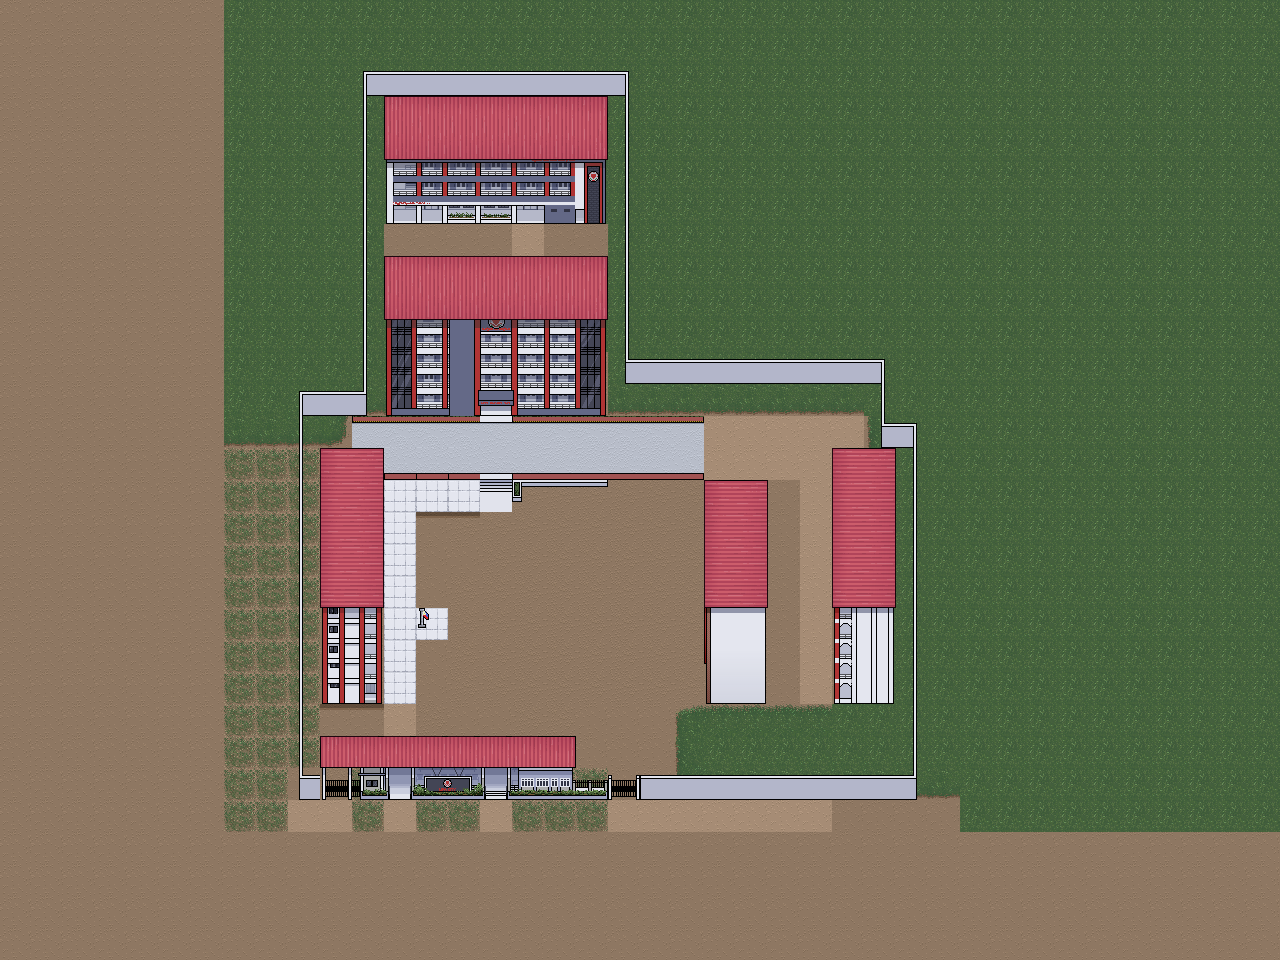

Below is a game level as drawn by its tile map, then a one-line description and the .tmx that defines it (tile-layer data replaced by summaries):
An orthogonal 40x30 tile map with 32x32 px tiles, 4 tile layers (WaALLLL, ground, buildings, roof), 2 tilesets and 70 objects (d2, d1, d3, d4, d5, ...).

<map version="1.10" tiledversion="1.11.2" orientation="orthogonal" renderorder="right-down" width="40" height="30" tilewidth="32" tileheight="32" infinite="0" nextlayerid="17" nextobjectid="117">
 <tileset firstgid="1" source="map.tsx" />
 <tileset firstgid="129" source="hallway.tsx" />
 <layer id="14" name="WaALLLL" width="40" height="30">
  <data>[1200 cells, 1200 non-empty, 2 distinct tile ids]</data>
 </layer>
 <layer id="1" name="ground" width="40" height="30">
  <data>[1200 cells, 545 non-empty, 23 distinct tile ids]</data>
 </layer>
 <layer id="2" name="buildings" width="40" height="30">
  <data>[1200 cells, 142 non-empty, 73 distinct tile ids]</data>
 </layer>
 <layer id="3" name="roof" width="40" height="30">
  <data>[1200 cells, 64 non-empty, 15 distinct tile ids]</data>
 </layer>
 <objectgroup id="4" name="Collisions">
  <object id="3" x="323" y="608.667" width="51.9471" height="63.369" />
  <object id="4" x="323.667" y="655" width="27.6667" height="42.8945" />
  <object id="6" x="383.697" y="477.191" width="95.5852" height="1.92965" />
  <object id="7" x="419.591" y="515.176" width="53.7294" height="5.07796" />
  <object id="8" x="419.188" y="515.265" width="4.48055" height="88.7705" />
  <object id="9" x="419.218" y="599.556" width="35.1422" height="5.37667" />
  <object id="10" x="450.91" y="600.317" width="3.58444" height="45.7983" />
  <object id="11" x="419.218" y="642.244" width="32.7506" height="4.18185" />
  <object id="12" x="419.394" y="643.425" width="4.18185" height="49.9125" />
  <object id="13" x="327.601" y="741.953" width="143.409" height="14.4696" />
  <object id="14" x="519.001" y="741.612" width="49.3563" height="12.5657" />
  <object id="15" x="554.268" y="749.74" width="14.0888" height="43.2507" />
  <object id="18" x="559.104" y="785.207" width="369.071" height="8.14703" />
  <object id="19" x="531.358" y="762.747" width="28.7928" height="30.6068" />
  <object id="20" x="428.751" y="749.371" width="38.7394" height="44.498" />
  <object id="21" x="326.947" y="746.754" width="103.374" height="47.1155" />
  <object id="22" x="294.51" y="787.587" width="46.7212" height="5.75856" />
  <object id="23" x="293.618" y="391.95" width="2.18882" height="405.717" />
  <object id="24" x="263.081" y="351.35" width="95.8015" height="57.0621" />
  <object id="25" x="345.698" y="69.4992" width="13.3289" height="320.091" />
  <object id="26" x="389.456" y="92.1369" width="213.397" height="64.3912" />
  <object id="96" x="342.762" y="7.93953" width="329.215" height="64.3912" />
  <object id="27" x="632.366" y="46.8902" width="7.2092" height="308.786" />
  <object id="28" x="389.556" y="261.939" width="213.509" height="56.876" />
  <object id="29" x="389.867" y="317.244" width="70.8169" height="97.8715" />
  <object id="30" x="461.208" y="317.768" width="73.8143" height="63.8677" />
  <object id="31" x="530.834" y="381.635" width="70.2026" height="33.5777" />
  <object id="32" x="528.74" y="318.815" width="73.3436" height="69.6262" />
  <object id="33" x="608.061" y="414.11" width="94.231" height="2.9975" />
  <object id="35" x="636.089" y="332.994" width="263.061" height="23.0342" />
  <object id="36" x="886.858" y="353.325" width="46.9119" height="66.8014" />
  <object id="37" x="919.807" y="418.64" width="3.76056" height="351.29" />
  <object id="38" x="839.105" y="500.092" width="40.3839" height="199.057" />
  <object id="94" x="862.453" y="449.195" width="26.1408" height="154.763" />
  <object id="41" x="705.685" y="531.881" width="55.4559" height="167.68" />
  <object id="42" x="704.115" y="479.007" width="57.2496" height="4.71155" />
  <object id="44" x="739.713" y="484.242" width="22.5107" height="214.517" />
  <object id="46" x="703.068" y="477.96" width="2.09402" height="2.61753" />
  <object id="47" x="516.292" y="477.96" width="1.48691" height="23.0342" />
  <object id="48" x="516.405" y="477.379" width="186.47" height="2.69388" />
  <object id="61" x="389.9" y="155.793" height="60.5472" />
  <object id="62" x="420.898" y="205.214" width="5.23505" height="11.5905" />
  <object id="63" x="442.886" y="204.167" width="4.18804" height="13.4317" />
  <object id="95" x="442.886" y="212.018" width="68.8911" height="6.12218" />
  <object id="64" x="476.39" y="204.691" width="3.14103" height="12.9082" />
  <object id="65" x="510.941" y="203.644" width="2.27503" height="14.2618" />
  <object id="67" x="545.493" y="166.694" width="18.8462" height="47.6668" />
  <object id="69" x="596.273" y="157.901" width="6.26986" height="57.7831" />
  <object id="70" x="585.803" y="156.528" width="9.4231" height="47.639" />
  <object id="71" x="417.919" y="191.641" width="167.36" height="10.4326" />
  <object id="72" x="389.979" y="154.434" width="212.662" height="38.7394" />
  <object id="76" x="325.377" y="449.592" width="57.8291" height="23.5577" />
  <object id="77" x="319.338" y="471.155" width="32.4573" height="137.158" />
  <object id="78" x="350.225" y="514.082" width="27.8227" height="93.7075" />
  <object id="112" x="224" y="0" width="32" height="896" />
  <object id="114" x="256" y="896" width="704" height="32" />
  <object id="115" x="256" y="736" width="32" height="32" />
  <object id="116" x="672" y="800" width="32" height="96" />
 </objectgroup>
 <group id="16" name="RoomPortals">
  <objectgroup id="15" name="1st">
   <object id="90" name="d2" x="352.543" y="480.583" width="15.1658" height="32.6936" />
   <object id="93" name="d1" x="351.81" y="672.55" width="21.7615" height="21.8824" />
   <object id="97" name="d3" x="467.95" y="391.641" width="58.6992" height="13.853" />
   <object id="98" name="d4" x="391.876" y="199.108" width="25.1233" height="11.9746" />
   <object id="99" name="d5" x="576.192" y="199.812" width="10.0963" height="15.7314" />
   <object id="102" name="d6" x="711.669" y="485.795" width="22.5405" height="43.2026" />
   <object id="105" name="d7" x="840.871" y="452.261" width="18.7605" height="44.8911" />
   <object id="108" name="d8" x="512.14" y="259.836" width="31.7398" height="8.6074" />
  </objectgroup>
 </group>
 <objectgroup id="11" name="upCharac">
  <object id="83" x="350.749" y="479.007" width="32.9808" height="32.9808" />
 </objectgroup>
 <objectgroup id="7" name="out">
  <object id="56" x="474.819" y="742.331" width="41.8804" height="8.37609" />
 </objectgroup>
 <objectgroup id="8" name="in">
  <object id="57" x="473.249" y="773.741" width="46.592" height="14.1346" />
 </objectgroup>
 <objectgroup id="9" name="Hallway">
  <object id="58" x="468.537" y="392.149" width="57.0621" height="13.0876" />
 </objectgroup>
</map>
